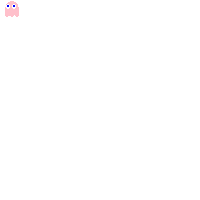
Frame 1 (no input)
Frame 60 (the mouse pressed at the canvas centre just before this capture): identical to frame 1, image omitted
Frame 120 (the mouse held since frame 60 and released just before this capture): identical to frame 1, image omitted

The Processing sketch that drew this single still picture (run headless with seeded random() and noise(); from frame 60 on, the mouse is pressed at the canvas centre):

// Processing sketch: ghostpink
// ── ghostpink.pde
  int x = 0;
  int y = 0;
  int eyex = 0;
  int eyey = 0;
  int header = 1;
   
  void setup() {
    size(200, 200);
    noStroke();
     
  }
     
  void draw() {
    fill(255, 192, 203);
    background(255);
       
        rect(25/5+x,35/5-y,5/5,45/5);
    rect(30/5+x,20/5-y,5/5,65/5);
    rect(35/5+x,15/5-y,5/5,70/5);
    rect(40/5+x,10/5-y,5,70/5);
    rect(45/5+x,10/5-y,5/5,65/5);
    rect(50/5+x,5/5-y,5/5,75/5);
    rect(55/5+x,5/5-y,5/5,80/5);
    rect(60/5+x,5/5-y,5/5,80/5);
    rect(65/5+x,5/5-y,5/5,75/5);
    rect(70/5+x,10/5-y,5/5,65/5);
    rect(75/5+x,10/5-y,5/5,70/5);
    rect(80/5+x,15/5-y,5/5,70/5);
    rect(85/5+x,20/5-y,5/5,65/5);
    rect(90/5+x,35/5-y,5/5,45/5);
       
    //left eye
    fill(255);
    rect(30/5+x, 25/5-y, 5/5, 15/5);
    rect(35/5+x, 20/5-y, 5/5, 25/5);
    rect(40/5+x, 20/5-y, 5/5, 25/5);
    rect(45/5+x, 25/5-y, 5/5, 15/5);
    //right eye
    rect(60/5+x, 25/5-y, 5/5, 15/5);
    rect(65/5+x, 20/5-y, 5/5, 25/5);
    rect(70/5+x, 20/5-y, 5/5, 25/5);
    rect(75/5+x, 25/5-y, 5/5, 15/5);
    //pupils
    if(header == 0){
      eyex = 1;
      eyey = 0;
    }
    if(header == 1){
      eyex = 0;
      eyey = 1;
    }
    if(header == 2){
      eyex = -1;
      eyey = 0;
    }
    if(header == 3){
      eyex = 0;
      eyey = -1;
    }
    fill(0, 0, 255);
    rect(35/5+ eyex +x, 30/5 - eyey - y, 10/5, 10/5);
    rect(65/5 + eyex + x, 30/5 - eyey - y, 10/5, 10/5);
  }
